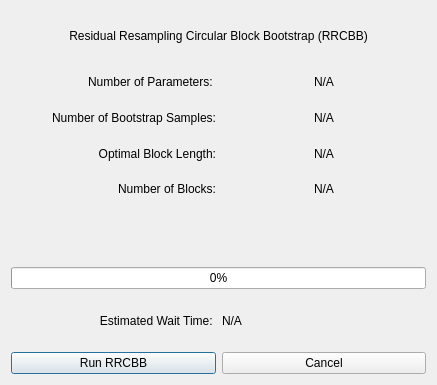
<?xml version="1.0" encoding="UTF-8"?>
<ui version="4.0">
 <class>Dialog</class>
 <widget class="QDialog" name="Dialog">
  <property name="geometry">
   <rect>
    <x>0</x>
    <y>0</y>
    <width>437</width>
    <height>385</height>
   </rect>
  </property>
  <property name="windowTitle">
   <string>Bootstrapping Menu</string>
  </property>
  <layout class="QGridLayout" name="gridLayout_2">
   <item row="0" column="0">
    <widget class="QLabel" name="windowLabel">
     <property name="maximumSize">
      <size>
       <width>16777215</width>
       <height>50</height>
      </size>
     </property>
     <property name="text">
      <string>Residual Resampling Circular Block Bootstrap (RRCBB)</string>
     </property>
     <property name="alignment">
      <set>Qt::AlignCenter</set>
     </property>
    </widget>
   </item>
   <item row="1" column="0">
    <layout class="QGridLayout" name="gridLayout">
     <item row="2" column="0">
      <widget class="QLabel" name="lengthLabel">
       <property name="text">
        <string>Optimal Block Length:</string>
       </property>
       <property name="alignment">
        <set>Qt::AlignRight|Qt::AlignTrailing|Qt::AlignVCenter</set>
       </property>
      </widget>
     </item>
     <item row="2" column="1">
      <widget class="QLabel" name="lengthNumber">
       <property name="text">
        <string>N/A</string>
       </property>
       <property name="alignment">
        <set>Qt::AlignCenter</set>
       </property>
      </widget>
     </item>
     <item row="1" column="0">
      <widget class="QLabel" name="sampleLabel">
       <property name="text">
        <string>Number of Bootstrap Samples:</string>
       </property>
       <property name="alignment">
        <set>Qt::AlignRight|Qt::AlignTrailing|Qt::AlignVCenter</set>
       </property>
      </widget>
     </item>
     <item row="1" column="1">
      <widget class="QLabel" name="sampleNumber">
       <property name="text">
        <string>N/A</string>
       </property>
       <property name="alignment">
        <set>Qt::AlignCenter</set>
       </property>
      </widget>
     </item>
     <item row="0" column="1">
      <widget class="QLabel" name="paramNumber">
       <property name="text">
        <string>N/A</string>
       </property>
       <property name="alignment">
        <set>Qt::AlignCenter</set>
       </property>
      </widget>
     </item>
     <item row="0" column="0">
      <widget class="QLabel" name="paramLabel">
       <property name="text">
        <string>Number of Parameters: </string>
       </property>
       <property name="alignment">
        <set>Qt::AlignRight|Qt::AlignTrailing|Qt::AlignVCenter</set>
       </property>
      </widget>
     </item>
     <item row="3" column="0">
      <widget class="QLabel" name="blockLabel">
       <property name="text">
        <string>Number of Blocks:</string>
       </property>
       <property name="alignment">
        <set>Qt::AlignRight|Qt::AlignTrailing|Qt::AlignVCenter</set>
       </property>
      </widget>
     </item>
     <item row="3" column="1">
      <widget class="QLabel" name="blockNumber">
       <property name="text">
        <string>N/A</string>
       </property>
       <property name="alignment">
        <set>Qt::AlignCenter</set>
       </property>
      </widget>
     </item>
    </layout>
   </item>
   <item row="3" column="0">
    <layout class="QVBoxLayout" name="verticalLayout">
     <item>
      <widget class="QLabel" name="label">
       <property name="text">
        <string/>
       </property>
      </widget>
     </item>
     <item>
      <widget class="QProgressBar" name="bootTracker">
       <property name="maximum">
        <number>1000</number>
       </property>
       <property name="value">
        <number>0</number>
       </property>
      </widget>
     </item>
     <item>
      <layout class="QHBoxLayout" name="horizontalLayout">
       <item>
        <widget class="QLabel" name="waitLabel">
         <property name="text">
          <string>Estimated Wait Time: </string>
         </property>
         <property name="alignment">
          <set>Qt::AlignRight|Qt::AlignTrailing|Qt::AlignVCenter</set>
         </property>
        </widget>
       </item>
       <item>
        <widget class="QLabel" name="timeLabel">
         <property name="text">
          <string>N/A</string>
         </property>
        </widget>
       </item>
      </layout>
     </item>
    </layout>
   </item>
   <item row="4" column="0">
    <layout class="QHBoxLayout" name="horizontalLayout_2">
     <item>
      <widget class="QPushButton" name="runButton">
       <property name="text">
        <string>Run RRCBB</string>
       </property>
      </widget>
     </item>
     <item>
      <widget class="QPushButton" name="cancelButton">
       <property name="text">
        <string>Cancel</string>
       </property>
      </widget>
     </item>
    </layout>
   </item>
  </layout>
 </widget>
 <resources/>
 <connections/>
</ui>
